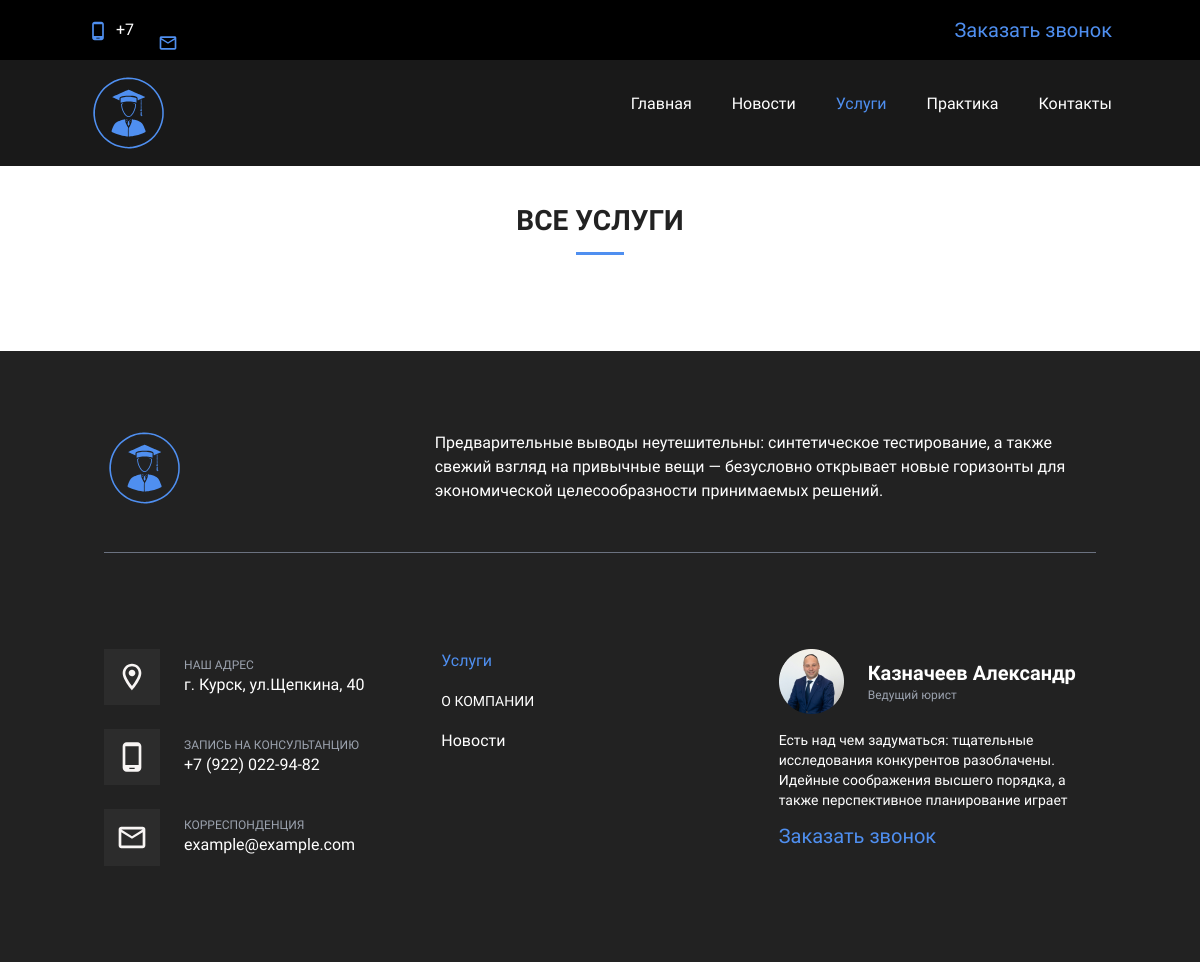
/services/, run on an earlier commit of the app's database.
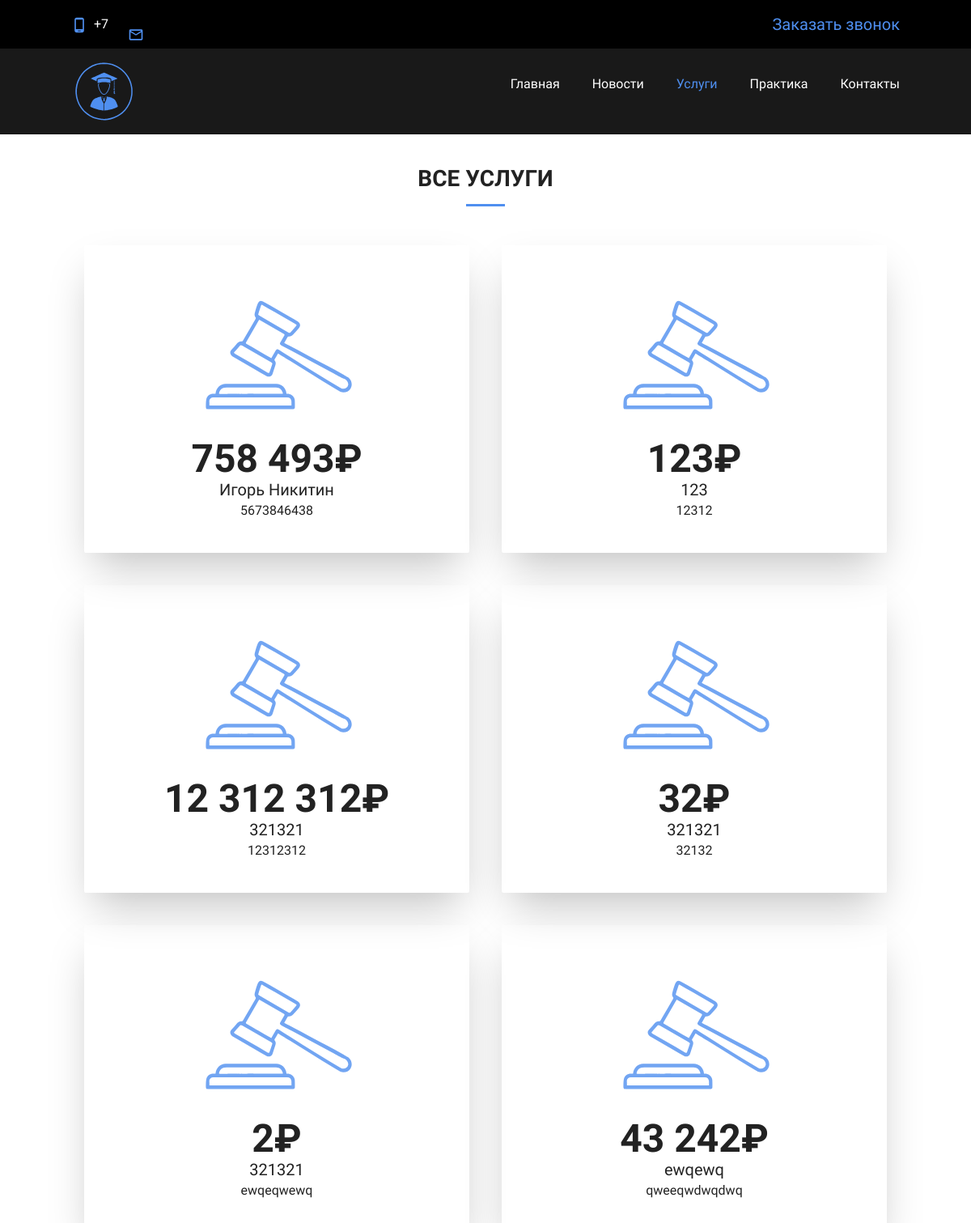
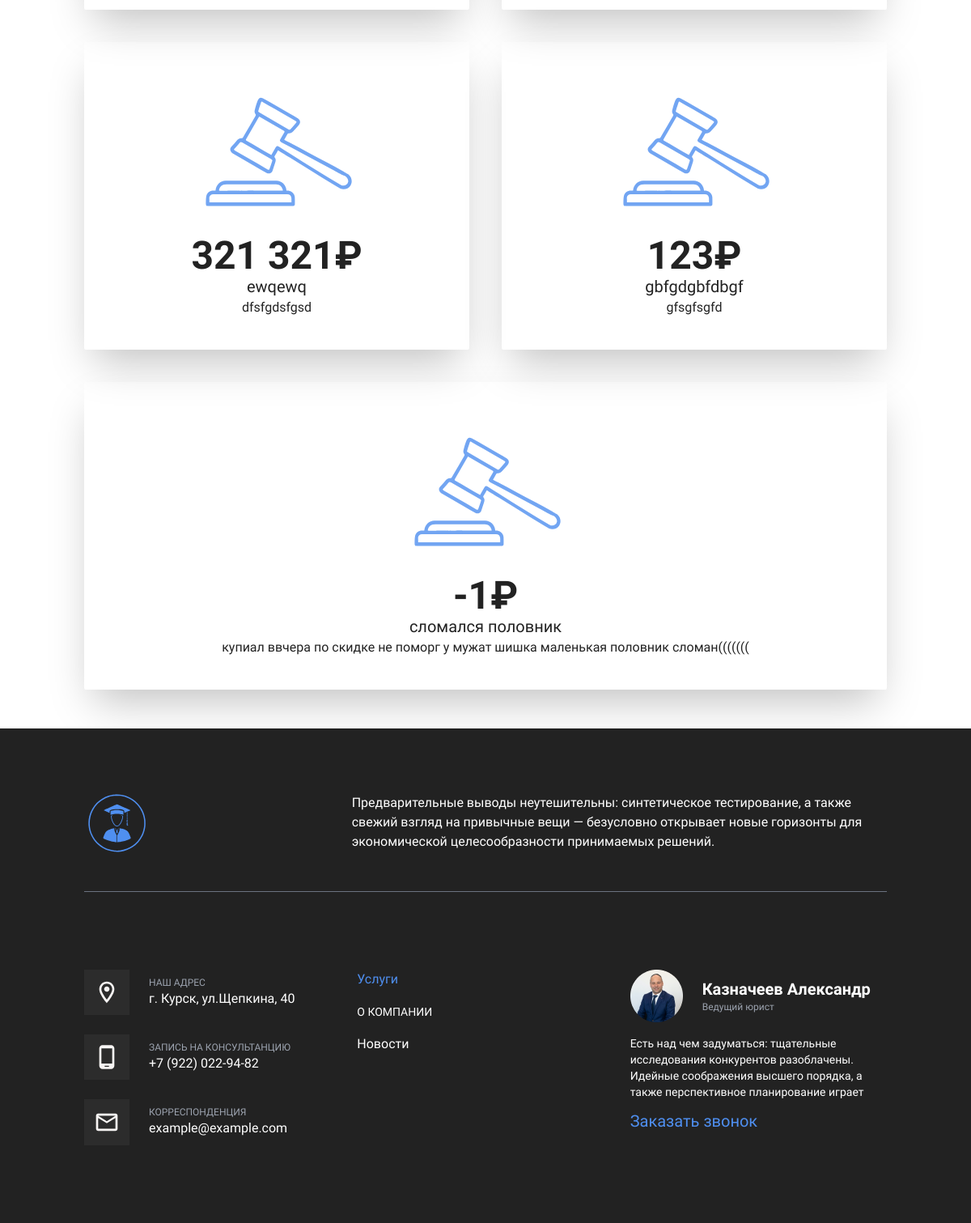
And on a later commit of the database (2 pictures, top to bottom).
### services/models.py (models this page shows, shortened)
class Service(models.Model):
    name = models.CharField(max_length=256)
    cost = models.IntegerField()
    additional_info = models.CharField(max_length=512)
    def formatted_cost(self):
        return "{:,.0f}".format(self.cost).replace(",", " ")

### services/views.py (the view)
# urls.py: path('services/', render_services, name="services"),
def render_services(request):
    context = {
        'services': Service.objects.all()
    }
    return render(
        request,
        "services/service.html",
        context
    )

### services/templates/services/service.html (shortened to what this page needs)
{% extends 'lawyer/base.html' %}
{% load static tailwind_tags %}
{% block content %}
<main>
    <div class="container mx-auto px-4 pt-[200px]">
        <h1 class="section-title text-center after:mx-auto">Все услуги</h1>
        <div class="flex flex-wrap gap-10 mb-12 justify-between">
            {% for service in services %}
            <div class="card-service shadow-2xl rounded-sm px-14 py-10 text-center duration-300 hover:scale-110 flex flex-col gap-3 flex-[1]">
                <div>
                <h3 class="text-5xl whitespace-nowrap font-bold">{{ service.formatted_cost}}₽</h3>
                <p class="text-xl">{{service.name}}</p>
                <p>{{service.additional_info}}</p>
                </div>
            </div>
            {% endfor %}
        </div>
    </div>
  </main>
{% endblock content %}

What changed in the data, as far as the page shows it:
added Service: formatted_cost "758 493", name "Игорь Никитин", additional_info "5673846438"
added Service: formatted_cost "123", name "123", additional_info "12312"
added Service: formatted_cost "12 312 312", name "321321", additional_info "12312312"
added Service: formatted_cost "32", name "321321", additional_info "32132"
added Service: formatted_cost "2", name "321321", additional_info "ewqeqwewq"
added Service: formatted_cost "43 242", name "ewqewq", additional_info "qweeqwdwqdwq"
added Service: formatted_cost "321 321", name "ewqewq", additional_info "dfsfgdsfgsd"
added Service: formatted_cost "123", name "gbfgdgbfdbgf", additional_info "gfsgfsgfd"
added Service: formatted_cost "-1", name "сломался половник", additional_info "купиал ввчера по скидке не поморг у мужат шишка маленькая половник сломан((((((("
